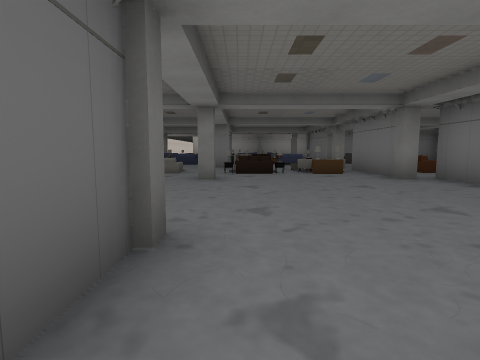
view 1 (above)

24 first-person views from a walk through a Godot game level. The camera is 1.3 m above the floor, tilts 6° down and sees 80° across. The floor is counted in squares, 2 m on a side. Each view is taken from the middle of a square. On the plan, view 1 faces up. The plan holds only what a view shows up to about 9 squares ahead; the rest is blank. The place goes on beyond the plan. Some surface patterns are stand-ins.

view 2
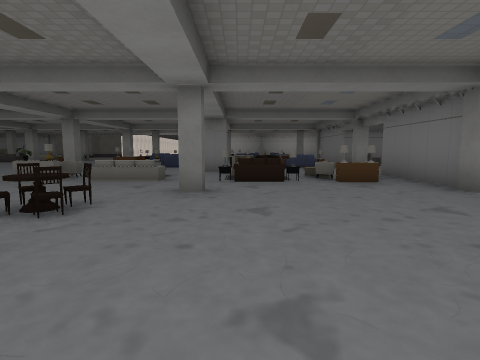

view 3
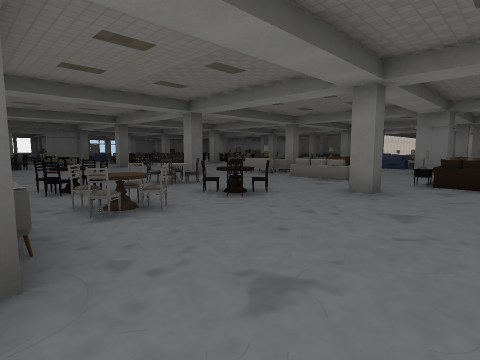

view 4
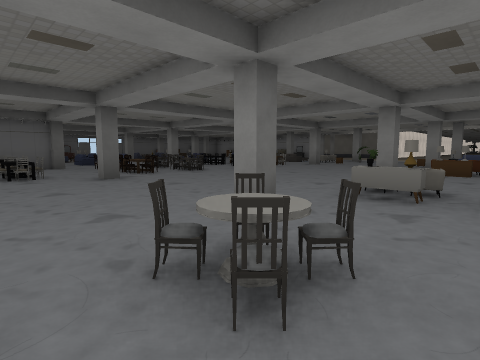

view 5
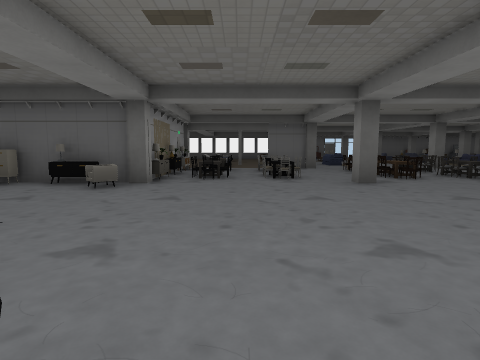

view 6
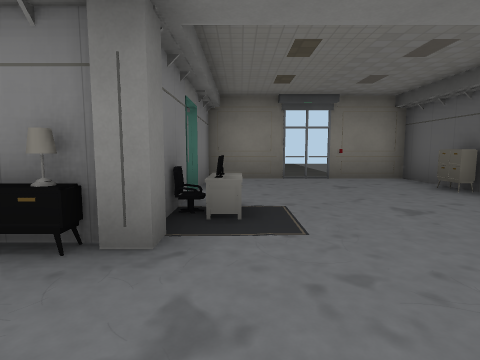

view 7
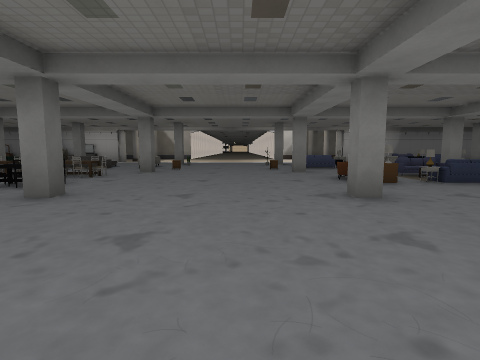

view 8
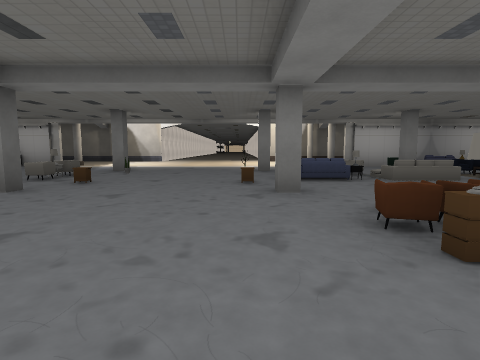

view 9
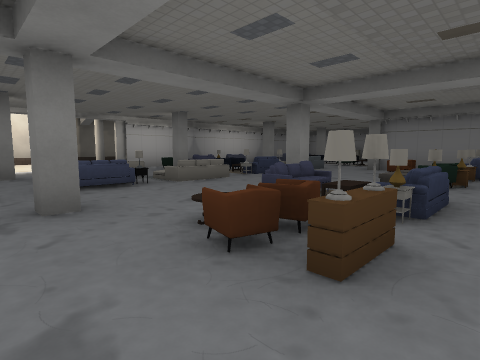

view 10
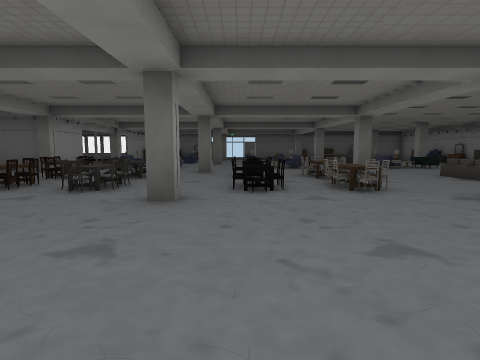

view 11
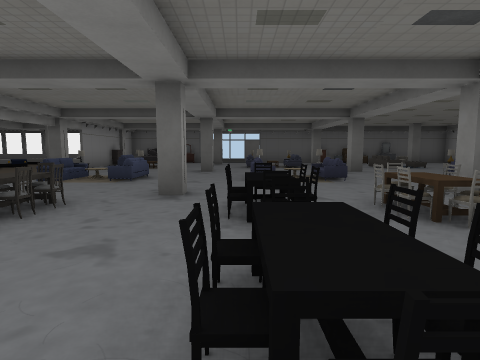

view 12
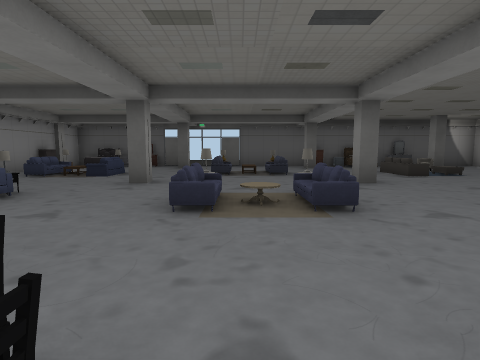

view 13
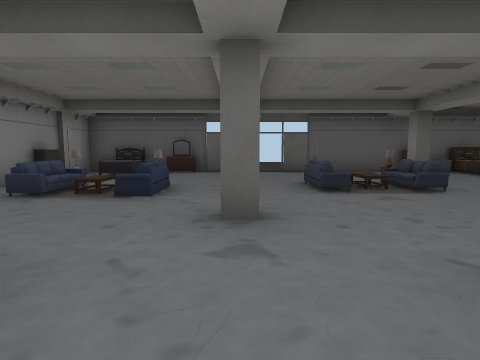

view 14
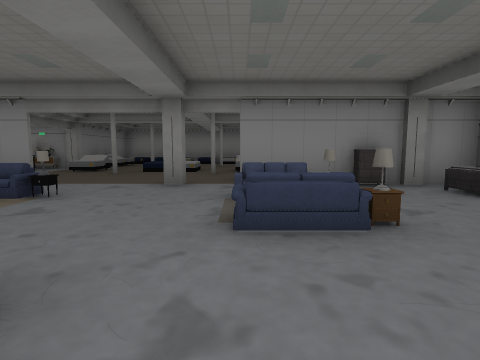

view 15
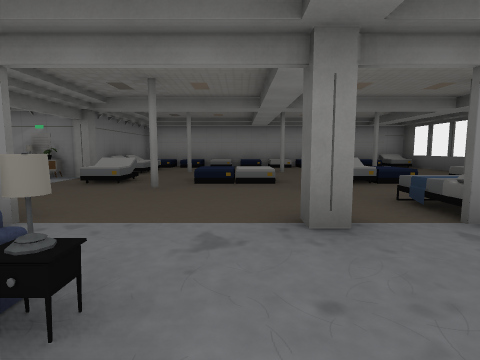

view 16
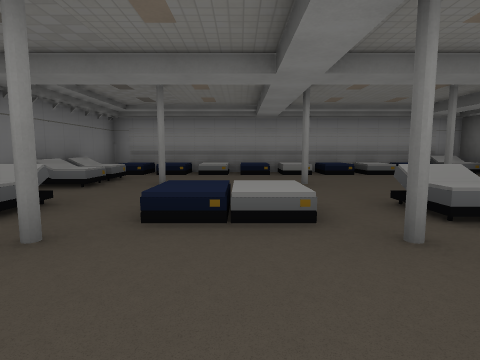

view 17
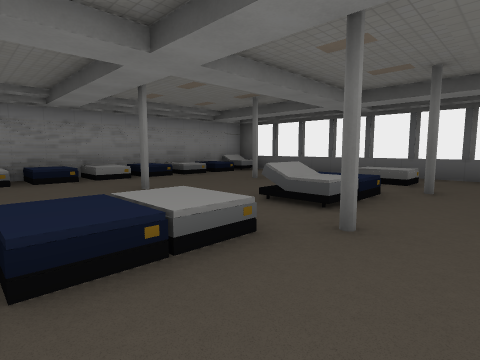

view 18
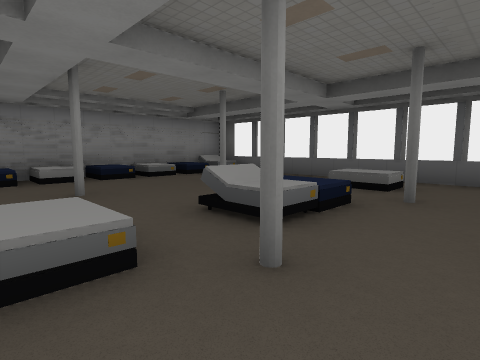

view 19
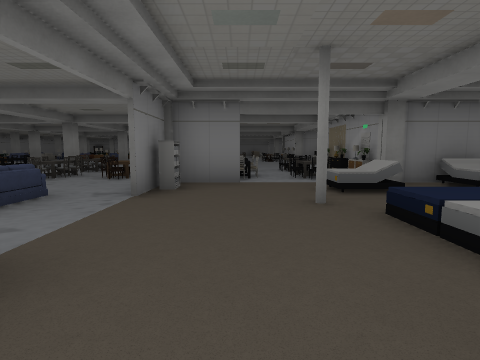

view 20
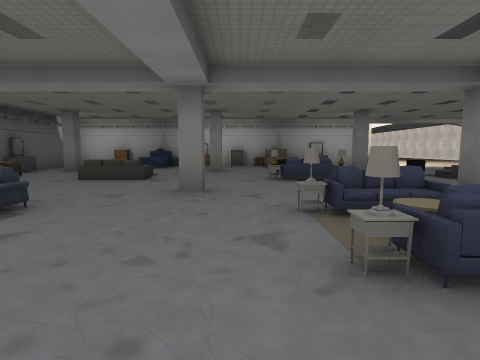

view 21
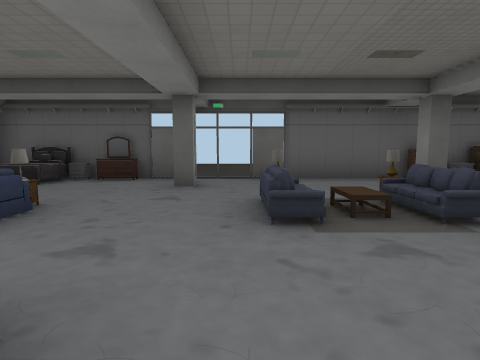

view 22
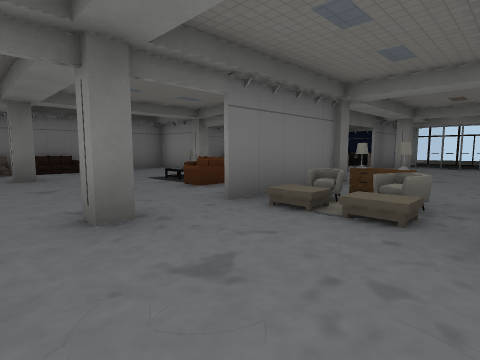

view 23
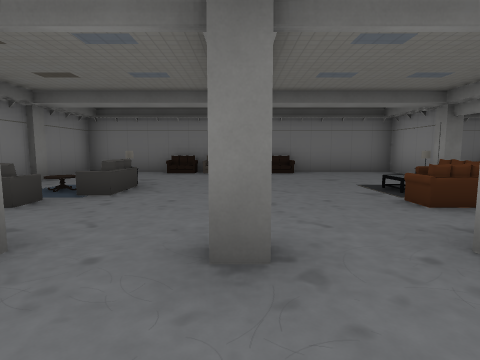

view 24
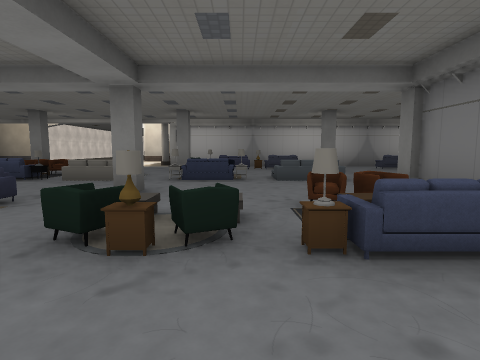

### Floor plan
Key: @ floor where view 1 was taken; # wall or solid block; x gap in a wall; . main floor; : floor 0.5 m higher than the main floor; / step, stairs or slope; = window, fence, low wall or low ledge; ^ raised ledge; R rug; C console; S sideboard; E desk; L lamp; O other object.
Columns run from 25 left of view 1 to 11 right of it. Each row starts with its distance up from view 1.
 20 #.#...#..      #....#  .# ..
 19 ##.O....O   O...O..O.OO..OO.
 18 # ........../ .O...../=.././
 17 #O..=...OO..=/.OO..O /O.OOO =
 16 #O#...................O......       #
 15 #.....#....#...#....#...#....#   ####
 14 #..O=...O=..=.=.....O.=#...OO#=.....#
 13 #...................OOOO.RROO..= O.##
 12 ...O=...O=..=.=......C.............##
 11 ..#...#....#...#....#...#....#...#.##
 10 #...........O.O..........O........./#
  9 ##..O#..O=.OOOOO..... ...OO/O#=.....#
  8 #O..O=.LO=.OOOOO....OSx=OOORC#=  O..#
  7 #O.O........O.............O.O#.    .#
  6 ##^^^^....O#...#....#...#....##   ###
  5 # .........#=.=......OOO......x     #
  4 #..#..#..#....................O     #
  3 #.:.:/.//.^.=O=......O.O.....
  2 #.  .......#OOOOO...OS  S....#
  1 #.........^#   OO.OE#   #....
  0 #..#..#...^#   #...O#    @
 -1 #..........#   #O...x
 -2 #^^^^..^^^^#   #....#
 -3 ############   ######

Positions as (right, up) in squares from view 1, and headings:
1: (0, 0), facing up
2: (0, 2), facing up
3: (1, 2), facing up-left
4: (-3, 4), facing up-left
5: (-4, 4), facing left
6: (-6, 4), facing down
7: (-7, 7), facing up
8: (-6, 11), facing up
9: (-6, 12), facing up-right
10: (-6, 12), facing left
11: (-10, 12), facing left
12: (-13, 13), facing left
13: (-16, 11), facing left
14: (-20, 12), facing down
15: (-18, 9), facing down
16: (-18, 6), facing down
17: (-17, 5), facing down-left
18: (-18, 5), facing down-left
19: (-20, 5), facing right
20: (-18, 11), facing up
21: (-18, 12), facing left
22: (1, 12), facing down-right
23: (2, 11), facing right
24: (1, 11), facing up
